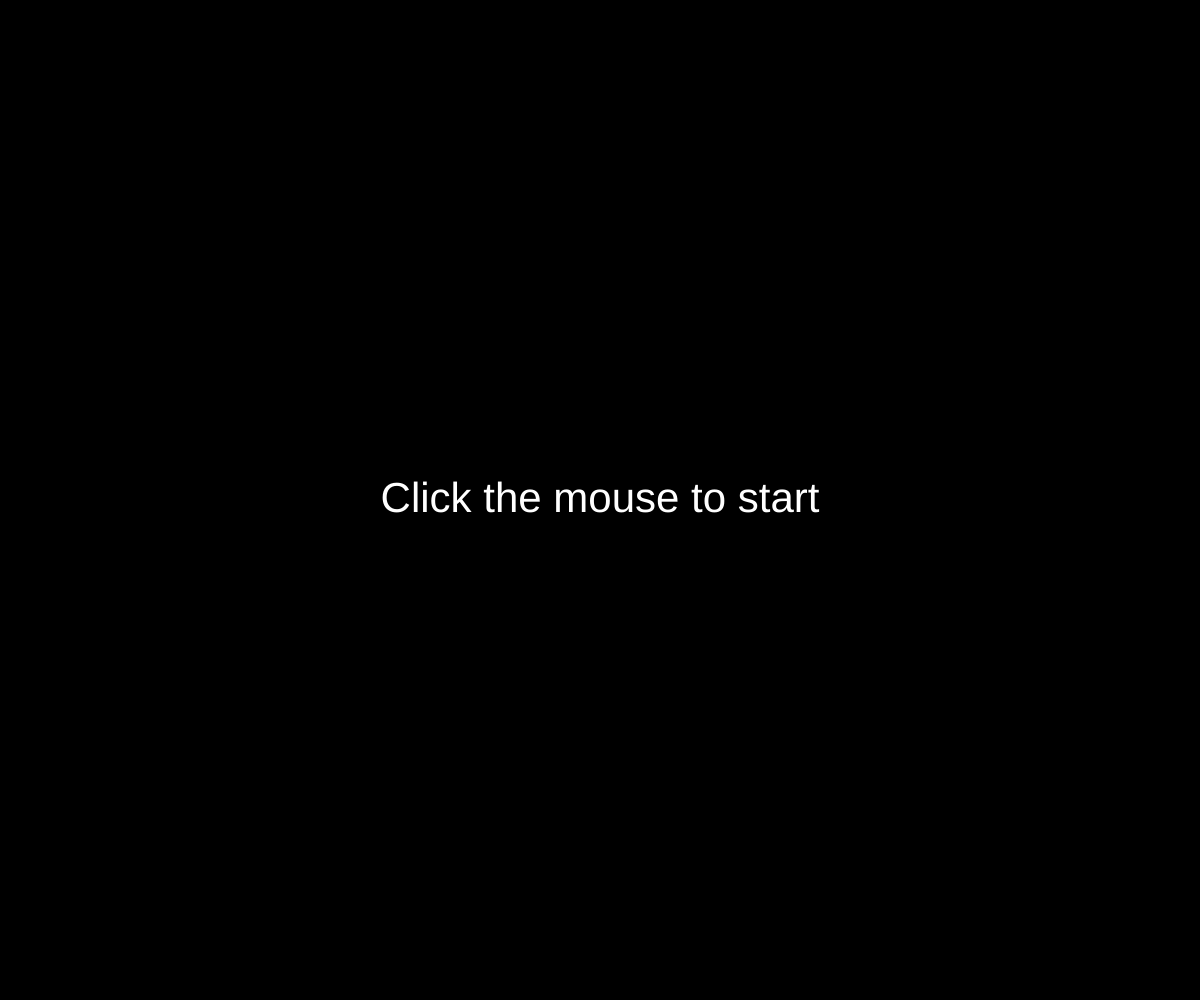
Frame 1 (no input)
Frame 60 (no input): identical to frame 1, image omitted
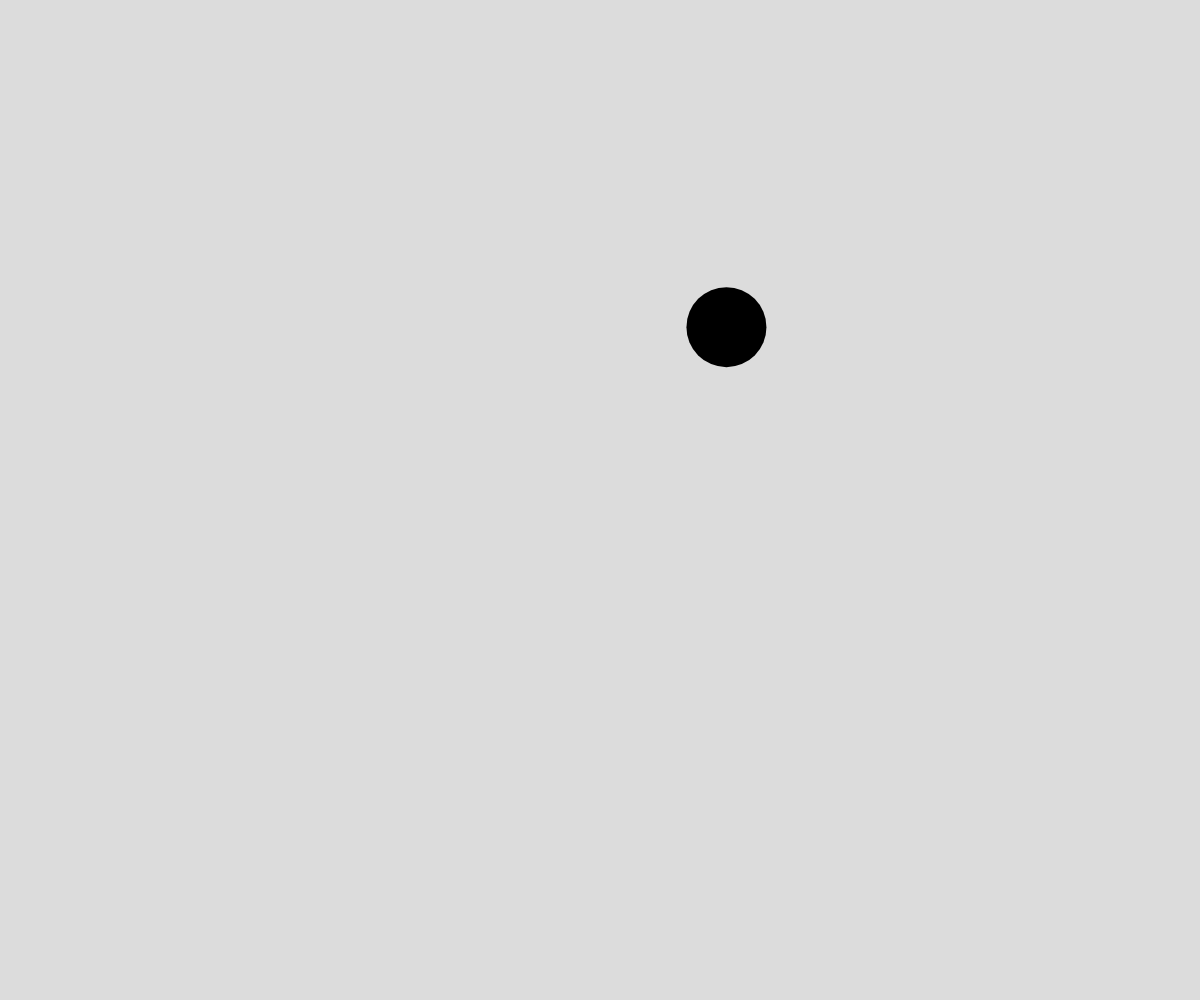
Frame 120 (the mouse pressed at the canvas centre since frame 60)

The p5.js sketch that drew these frames (run headless with seeded random() and noise() and a simulated clock; from frame 60 on, the mouse is pressed at the canvas centre):

// p5.js sketch
// ── sketch.js
let x;
let dx;
let dy;
let radius = 40;
let r= 0;
let g = 0;
let b = 0;
let state = "start screen";


function setup() {
  createCanvas(windowWidth, windowHeight);
  x = width/2;
  y = height/2;
  noStroke();
  dx = random(-5, +5);
  dy= random(-5, +5);
}

function draw(){
  
  
  if (state === "start screen"){
    background("black");
    showInstructions();
  }
  else if(state === "bouncing ball"){
    background(220);
    drawCircle();
    movecircle();
    bounceOfWall();
  }
  
}
function showInstructions(){
  fill("white");
  textSize(42);
  textAlign(CENTER, CENTER);
  text("Click the mouse to start", width/ 2, height/2 );
}

function mousePressed(){
  if (state === "start screen"){
    state = "bouncing ball";
  }
}
  
function keyTyped(){
  if(key === " "){
    dx = random(-5, 5);
    dy = random(-5, 5);
  }
  
  
}
function drawCircle(){
  // display circle
  fill(r, g ,b);
  circle(x,y, radius *2);
}
function movecircle(){
  // move circle
  x += dx;
  y += dy;
}
function bounceOfWall(){
  //bounce if needed
  if((x + radius>= width) || (x-radius <= 0)){
    dx = -1 * dx
    r = random(255);
    g = random(255);
    b = random(255);
   
  }
  if((y+ radius>= height) || (y - radius <= 0)){
    dy = -1 * dy;
    r = random(255);
    g = random(255);
    b = random(255);
  }
    
}
